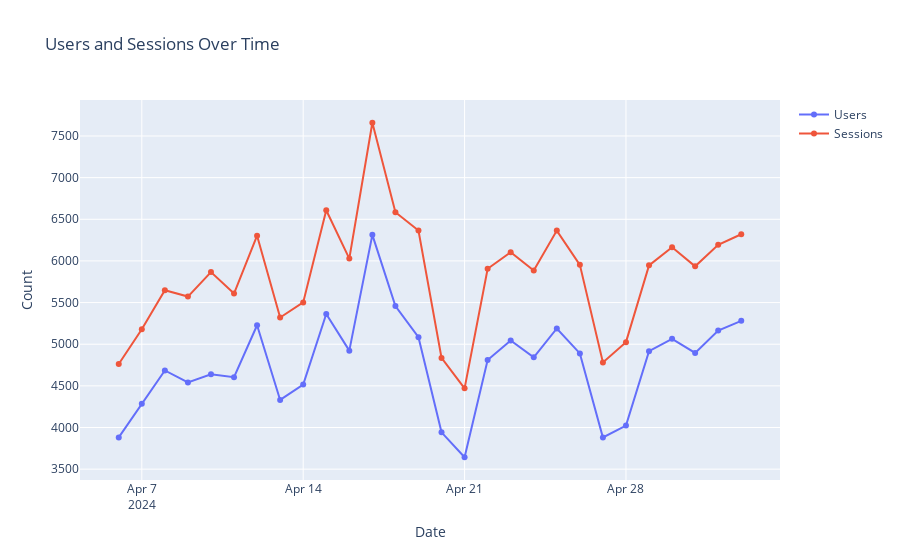

Notebook source saved alongside this figure:
### Markdown cell above
Users And SEssion Over Time

### Code cell
import plotly.graph_objects as go

df_resampled = df.resample("D")[["users", "sessions"]].sum().reset_index()

fig = go.Figure()
fig.add_trace(go.Scatter(x=df_resampled["datetime"], y=df_resampled["users"],
                         mode='lines+markers', name='Users'))
fig.add_trace(go.Scatter(x=df_resampled["datetime"], y=df_resampled["sessions"],
                         mode='lines+markers', name='Sessions'))

fig.update_layout(title="Users and Sessions Over Time",
                  xaxis_title="Date", yaxis_title="Count",
                  hovermode="x unified")
fig.show()

### Figure 1 — Plotly figure (JSON) as saved in the notebook; plotly's stock layout.template omitted (floating-point values rounded to 4 significant figures)
{"data": [{"mode": "lines+markers", "name": "Users", "type": "scatter", "x": ["2024-04-06T00:00:00", "2024-04-07T00:00:00", "2024-04-08T00:00:00", "2024-04-09T00:00:00", "2024-04-10T00:00:00", "2024-04-11T00:00:00", "2024-04-12T00:00:00", "2024-04-13T00:00:00", "2024-04-14T00:00:00", "2024-04-15T00:00:00", "2024-04-16T00:00:00", "2024-04-17T00:00:00", "2024-04-18T00:00:00", "2024-04-19T00:00:00", "2024-04-20T00:00:00", "2024-04-21T00:00:00", "2024-04-22T00:00:00", "2024-04-23T00:00:00", "2024-04-24T00:00:00", "2024-04-25T00:00:00", "2024-04-26T00:00:00", "2024-04-27T00:00:00", "2024-04-28T00:00:00", "2024-04-29T00:00:00", "2024-04-30T00:00:00", "2024-05-01T00:00:00", "2024-05-02T00:00:00", "2024-05-03T00:00:00"], "y": [3881, 4285, 4685, 4541, 4640, 4604, 5228, 4331, 4515, 5363, 4923, 6313, 5458, 5085, 3942, 3643, 4810, 5045, 4843, 5189, 4890, 3880, 4024, 4916, 5065, 4895, 5165, 5281]}, {"mode": "lines+markers", "name": "Sessions", "type": "scatter", "x": ["2024-04-06T00:00:00", "2024-04-07T00:00:00", "2024-04-08T00:00:00", "2024-04-09T00:00:00", "2024-04-10T00:00:00", "2024-04-11T00:00:00", "2024-04-12T00:00:00", "2024-04-13T00:00:00", "2024-04-14T00:00:00", "2024-04-15T00:00:00", "2024-04-16T00:00:00", "2024-04-17T00:00:00", "2024-04-18T00:00:00", "2024-04-19T00:00:00", "2024-04-20T00:00:00", "2024-04-21T00:00:00", "2024-04-22T00:00:00", "2024-04-23T00:00:00", "2024-04-24T00:00:00", "2024-04-25T00:00:00", "2024-04-26T00:00:00", "2024-04-27T00:00:00", "2024-04-28T00:00:00", "2024-04-29T00:00:00", "2024-04-30T00:00:00", "2024-05-01T00:00:00", "2024-05-02T00:00:00", "2024-05-03T00:00:00"], "y": [4763, 5180, 5649, 5572, 5866, 5609, 6303, 5321, 5502, 6609, 6028, 7659, 6584, 6365, 4836, 4470, 5906, 6104, 5884, 6364, 5953, 4782, 5025, 5947, 6165, 5935, 6194, 6320]}], "layout": {"hovermode": "x unified", "title": {"text": "Users and Sessions Over Time"}, "xaxis": {"title": {"text": "Date"}}, "yaxis": {"title": {"text": "Count"}}}}
